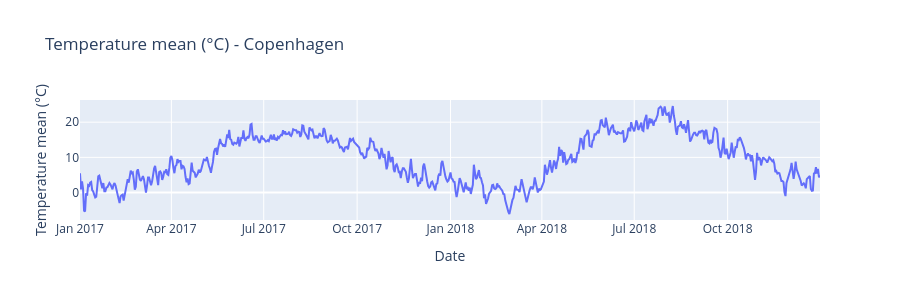
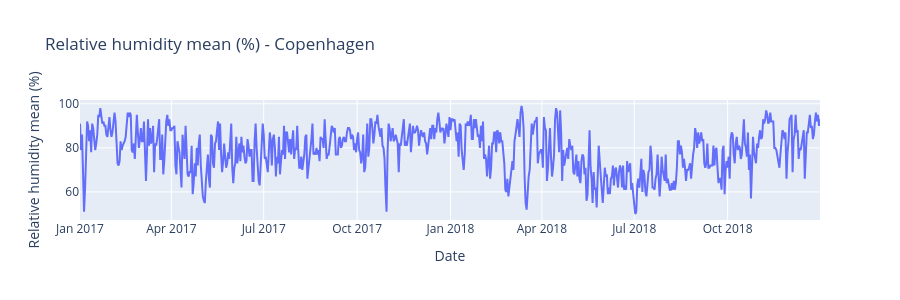
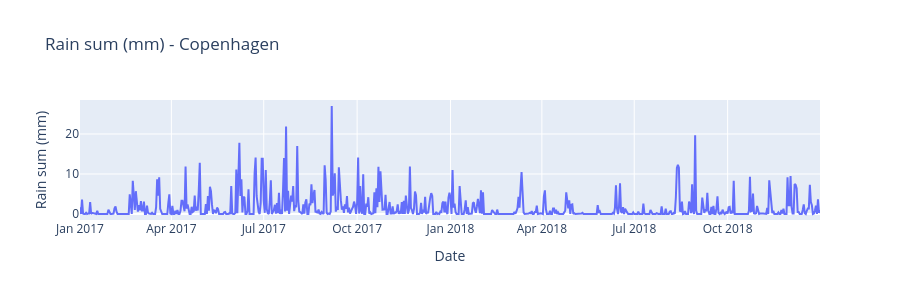
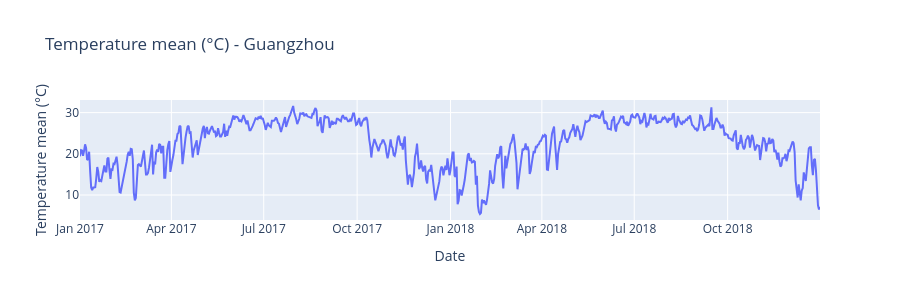

The code cell stored with these charts, in order, in its notebook:
### Markdown cell above
### Time Series Plots
The following plot shows how the environmental parameters have changed over time.
The plot is interactive, with zoom and hover functions.

### Code cell
def plot_weather_features_for_all_cities(cities, weather_dir):
    """
    Create separate Plotly line plots for each weather feature and each city.

    For every city in the `cities` dictionary, this function loads the matching
    weather CSV file and creates one individual line plot for each selected
    weather variable:
        - mean temperature
        - mean relative humidity
        - rain sum

    The plots are displayed directly in the notebook and are also stored in
    a nested dictionary so they can be reused later.
    """

    # Define which weather columns should be plotted.
    # The keys are the exact column names in the weather CSV files.
    # The values are readable names used in plot titles and axis labels.
    weather_features = {
        "temperature_2m_mean (°C)": "Temperature mean (°C)",
        "relative_humidity_2m_mean (%)": "Relative humidity mean (%)",
        "rain_sum (mm)": "Rain sum (mm)",
    }

    # This dictionary will store all generated Plotly figures.
    #
    # Structure:
    # weather_figures[city][feature_name] = Plotly figure
    #
    # Example:
    # weather_figures["copenhagen"]["Temperature mean (°C)"]
    weather_figures = {}

    # Loop over all cities in the cities dictionary.
    #
    # Each entry in cities has the structure:
    # city: (sampling_file, weather_file)
    #
    # In this function, only the weather file is needed.
    # The underscore `_` is used for the sampling file to show that it is ignored.
    for city, (_, weather_file) in cities.items():

        # Build the full path to the weather CSV file of the current city.
        weather_path = Path(weather_dir) / weather_file

        # Load the city's weather data into a pandas DataFrame.
        df_weather = pd.read_csv(weather_path)

        # Convert the time column to datetime format.
        # This allows Plotly to correctly display the x-axis as a time axis.
        df_weather["time"] = pd.to_datetime(df_weather["time"])

        # Create a nested dictionary for the current city.
        # Each weather feature plot will be stored inside this dictionary.
        weather_figures[city] = {}

        # Loop over all selected weather features.
        #
        # `column` is the original column name in the CSV file.
        # `feature_name` is the readable name used in the plot.
        for column, feature_name in weather_features.items():

            # Create a Plotly line plot for the current weather feature.
            fig = px.line(
                df_weather,
                x="time",
                y=column,
                title=f"{feature_name} - {city.title()}",
                labels={
                    "time": "Date",
                    column: feature_name,
                },
            )

            # Set the plot height so that many plots can still be viewed comfortably.
            fig.update_layout(height=300)

            # Store the figure in the nested dictionary.
            # This allows later access without recreating the plot.
            weather_figures[city][feature_name] = fig

            # Display the figure directly in the notebook.
            # Because this happens inside the loop, all plots are shown one after another.
            fig.show()

    # Return the dictionary containing all generated figures.
    return weather_figures


# Run the function and store all created Plotly figures.
weather_figures = plot_weather_features_for_all_cities(cities, weather_dir)

### Figure 1 — Plotly figure (JSON) as saved in the notebook; plotly's stock layout.template omitted (floating-point values rounded to 4 significant figures; data arrays with more than 128 entries replaced by an {"elided": "..."} marker saying what was removed)
{"data": [{"hovertemplate": "Date=%{x}<br>Temperature mean (°C)=%{y}<extra></extra>", "legendgroup": "", "line": {"color": "#636efa", "dash": "solid"}, "marker": {"symbol": "circle"}, "mode": "lines", "name": "", "orientation": "v", "showlegend": false, "type": "scatter", "x": {"elided": "730 str values"}, "xaxis": "x", "y": {"elided": "730 float values"}, "yaxis": "y"}], "layout": {"height": 300, "legend": {"tracegroupgap": 0}, "title": {"text": "Temperature mean (°C) - Copenhagen"}, "xaxis": {"anchor": "y", "domain": [0, 1], "title": {"text": "Date"}}, "yaxis": {"anchor": "x", "domain": [0, 1], "title": {"text": "Temperature mean (°C)"}}}}

### Figure 2 — Plotly figure (JSON) as saved in the notebook; plotly's stock layout.template omitted (floating-point values rounded to 4 significant figures; data arrays with more than 128 entries replaced by an {"elided": "..."} marker saying what was removed)
{"data": [{"hovertemplate": "Date=%{x}<br>Relative humidity mean (%)=%{y}<extra></extra>", "legendgroup": "", "line": {"color": "#636efa", "dash": "solid"}, "marker": {"symbol": "circle"}, "mode": "lines", "name": "", "orientation": "v", "showlegend": false, "type": "scatter", "x": {"elided": "730 str values"}, "xaxis": "x", "y": {"elided": "730 int values"}, "yaxis": "y"}], "layout": {"height": 300, "legend": {"tracegroupgap": 0}, "title": {"text": "Relative humidity mean (%) - Copenhagen"}, "xaxis": {"anchor": "y", "domain": [0, 1], "title": {"text": "Date"}}, "yaxis": {"anchor": "x", "domain": [0, 1], "title": {"text": "Relative humidity mean (%)"}}}}

### Figure 3 — Plotly figure (JSON) as saved in the notebook; plotly's stock layout.template omitted (floating-point values rounded to 4 significant figures; data arrays with more than 128 entries replaced by an {"elided": "..."} marker saying what was removed)
{"data": [{"hovertemplate": "Date=%{x}<br>Rain sum (mm)=%{y}<extra></extra>", "legendgroup": "", "line": {"color": "#636efa", "dash": "solid"}, "marker": {"symbol": "circle"}, "mode": "lines", "name": "", "orientation": "v", "showlegend": false, "type": "scatter", "x": {"elided": "730 str values"}, "xaxis": "x", "y": {"elided": "730 float values"}, "yaxis": "y"}], "layout": {"height": 300, "legend": {"tracegroupgap": 0}, "title": {"text": "Rain sum (mm) - Copenhagen"}, "xaxis": {"anchor": "y", "domain": [0, 1], "title": {"text": "Date"}}, "yaxis": {"anchor": "x", "domain": [0, 1], "title": {"text": "Rain sum (mm)"}}}}

### Figure 4 — Plotly figure (JSON) as saved in the notebook; plotly's stock layout.template omitted (floating-point values rounded to 4 significant figures; data arrays with more than 128 entries replaced by an {"elided": "..."} marker saying what was removed)
{"data": [{"hovertemplate": "Date=%{x}<br>Temperature mean (°C)=%{y}<extra></extra>", "legendgroup": "", "line": {"color": "#636efa", "dash": "solid"}, "marker": {"symbol": "circle"}, "mode": "lines", "name": "", "orientation": "v", "showlegend": false, "type": "scatter", "x": {"elided": "730 str values"}, "xaxis": "x", "y": {"elided": "730 float values"}, "yaxis": "y"}], "layout": {"height": 300, "legend": {"tracegroupgap": 0}, "title": {"text": "Temperature mean (°C) - Guangzhou"}, "xaxis": {"anchor": "y", "domain": [0, 1], "title": {"text": "Date"}}, "yaxis": {"anchor": "x", "domain": [0, 1], "title": {"text": "Temperature mean (°C)"}}}}
